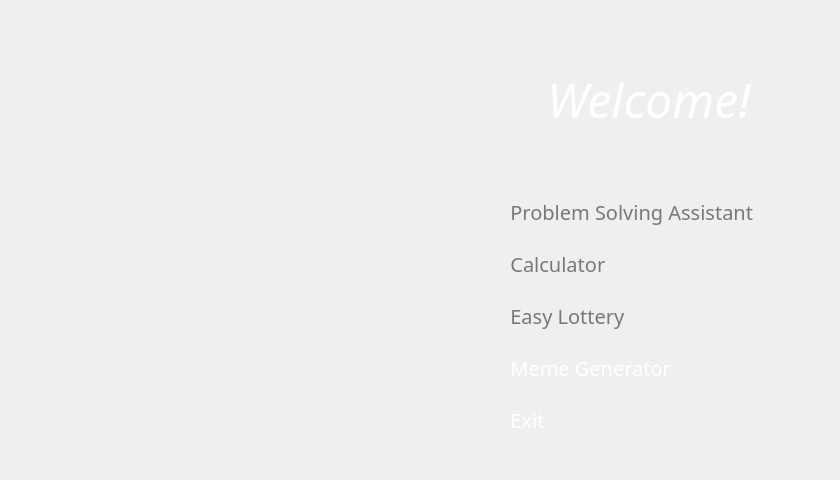
<?xml version="1.0" encoding="UTF-8"?>
<ui version="4.0">
 <class>MainMenu</class>
 <widget class="QMainWindow" name="MainMenu">
  <property name="geometry">
   <rect>
    <x>0</x>
    <y>0</y>
    <width>840</width>
    <height>480</height>
   </rect>
  </property>
  <property name="minimumSize">
   <size>
    <width>840</width>
    <height>480</height>
   </size>
  </property>
  <property name="maximumSize">
   <size>
    <width>840</width>
    <height>480</height>
   </size>
  </property>
  <property name="palette">
   <palette>
    <active>
     <colorrole role="WindowText">
      <brush brushstyle="SolidPattern">
       <color alpha="255">
        <red>255</red>
        <green>255</green>
        <blue>255</blue>
       </color>
      </brush>
     </colorrole>
    </active>
    <inactive>
     <colorrole role="WindowText">
      <brush brushstyle="SolidPattern">
       <color alpha="255">
        <red>255</red>
        <green>255</green>
        <blue>255</blue>
       </color>
      </brush>
     </colorrole>
    </inactive>
    <disabled>
     <colorrole role="WindowText">
      <brush brushstyle="SolidPattern">
       <color alpha="255">
        <red>120</red>
        <green>120</green>
        <blue>120</blue>
       </color>
      </brush>
     </colorrole>
    </disabled>
   </palette>
  </property>
  <property name="windowTitle">
   <string>MainMenu</string>
  </property>
  <property name="styleSheet">
   <string notr="true"/>
  </property>
  <widget class="QWidget" name="centralWidget">
   <property name="styleSheet">
    <string notr="true">#centralWidget
{
border-image: url(:/res/BackGround.png);
}</string>
   </property>
   <layout class="QGridLayout" name="gridLayout">
    <item row="0" column="1" rowspan="6" alignment="Qt::AlignRight">
     <widget class="QLabel" name="logo">
      <property name="sizePolicy">
       <sizepolicy hsizetype="Maximum" vsizetype="Maximum">
        <horstretch>0</horstretch>
        <verstretch>0</verstretch>
       </sizepolicy>
      </property>
      <property name="minimumSize">
       <size>
        <width>360</width>
        <height>360</height>
       </size>
      </property>
      <property name="sizeIncrement">
       <size>
        <width>0</width>
        <height>0</height>
       </size>
      </property>
      <property name="baseSize">
       <size>
        <width>0</width>
        <height>0</height>
       </size>
      </property>
      <property name="text">
       <string/>
      </property>
      <property name="pixmap">
       <pixmap resource="../resources.qrc">:/res/GUIPA.png</pixmap>
      </property>
     </widget>
    </item>
    <item row="1" column="2">
     <spacer name="horizontalSpacer_2">
      <property name="orientation">
       <enum>Qt::Horizontal</enum>
      </property>
      <property name="sizeHint" stdset="0">
       <size>
        <width>40</width>
        <height>20</height>
       </size>
      </property>
     </spacer>
    </item>
    <item row="0" column="0" rowspan="2">
     <spacer name="horizontalSpacer">
      <property name="orientation">
       <enum>Qt::Horizontal</enum>
      </property>
      <property name="sizeHint" stdset="0">
       <size>
        <width>20</width>
        <height>20</height>
       </size>
      </property>
     </spacer>
    </item>
    <item row="1" column="3">
     <layout class="QVBoxLayout" name="verticalLayout" stretch="1,2">
      <item>
       <widget class="QLabel" name="welcome">
        <property name="minimumSize">
         <size>
          <width>360</width>
          <height>100</height>
         </size>
        </property>
        <property name="palette">
         <palette>
          <active>
           <colorrole role="WindowText">
            <brush brushstyle="SolidPattern">
             <color alpha="255">
              <red>255</red>
              <green>255</green>
              <blue>255</blue>
             </color>
            </brush>
           </colorrole>
          </active>
          <inactive>
           <colorrole role="WindowText">
            <brush brushstyle="SolidPattern">
             <color alpha="255">
              <red>255</red>
              <green>255</green>
              <blue>255</blue>
             </color>
            </brush>
           </colorrole>
          </inactive>
          <disabled>
           <colorrole role="WindowText">
            <brush brushstyle="SolidPattern">
             <color alpha="255">
              <red>120</red>
              <green>120</green>
              <blue>120</blue>
             </color>
            </brush>
           </colorrole>
          </disabled>
         </palette>
        </property>
        <property name="font">
         <font>
          <family>Brush Script MT</family>
          <pointsize>36</pointsize>
          <italic>true</italic>
         </font>
        </property>
        <property name="text">
         <string>Welcome!</string>
        </property>
        <property name="alignment">
         <set>Qt::AlignCenter</set>
        </property>
       </widget>
      </item>
      <item>
       <layout class="QVBoxLayout" name="verticalLayout_2">
        <property name="spacing">
         <number>2</number>
        </property>
        <property name="leftMargin">
         <number>20</number>
        </property>
        <property name="bottomMargin">
         <number>0</number>
        </property>
        <item>
         <widget class="QPushButton" name="button_assistant">
          <property name="enabled">
           <bool>false</bool>
          </property>
          <property name="sizePolicy">
           <sizepolicy hsizetype="Maximum" vsizetype="Fixed">
            <horstretch>0</horstretch>
            <verstretch>0</verstretch>
           </sizepolicy>
          </property>
          <property name="minimumSize">
           <size>
            <width>320</width>
            <height>50</height>
           </size>
          </property>
          <property name="maximumSize">
           <size>
            <width>320</width>
            <height>50</height>
           </size>
          </property>
          <property name="palette">
           <palette>
            <active>
             <colorrole role="ButtonText">
              <brush brushstyle="SolidPattern">
               <color alpha="255">
                <red>255</red>
                <green>255</green>
                <blue>255</blue>
               </color>
              </brush>
             </colorrole>
            </active>
            <inactive>
             <colorrole role="ButtonText">
              <brush brushstyle="SolidPattern">
               <color alpha="255">
                <red>255</red>
                <green>255</green>
                <blue>255</blue>
               </color>
              </brush>
             </colorrole>
            </inactive>
            <disabled>
             <colorrole role="ButtonText">
              <brush brushstyle="SolidPattern">
               <color alpha="255">
                <red>120</red>
                <green>120</green>
                <blue>120</blue>
               </color>
              </brush>
             </colorrole>
            </disabled>
           </palette>
          </property>
          <property name="font">
           <font>
            <family>微软雅黑</family>
            <pointsize>15</pointsize>
            <weight>50</weight>
            <italic>false</italic>
            <bold>false</bold>
           </font>
          </property>
          <property name="mouseTracking">
           <bool>false</bool>
          </property>
          <property name="layoutDirection">
           <enum>Qt::LeftToRight</enum>
          </property>
          <property name="styleSheet">
           <string notr="true">padding : 0 0 0 10;
border-image: url(:/res/Botton.png);
font: 15pt &quot;微软雅黑&quot;;
text-align : left;</string>
          </property>
          <property name="text">
           <string>  Problem Solving Assistant</string>
          </property>
          <property name="icon">
           <iconset resource="../resources.qrc">
            <normaloff>:/res/ICON/Assistant.png</normaloff>:/res/ICON/Assistant.png</iconset>
          </property>
          <property name="iconSize">
           <size>
            <width>24</width>
            <height>24</height>
           </size>
          </property>
          <property name="autoDefault">
           <bool>false</bool>
          </property>
          <property name="default">
           <bool>false</bool>
          </property>
          <property name="flat">
           <bool>true</bool>
          </property>
         </widget>
        </item>
        <item>
         <widget class="QPushButton" name="button_calculator">
          <property name="enabled">
           <bool>false</bool>
          </property>
          <property name="sizePolicy">
           <sizepolicy hsizetype="Maximum" vsizetype="Fixed">
            <horstretch>0</horstretch>
            <verstretch>0</verstretch>
           </sizepolicy>
          </property>
          <property name="minimumSize">
           <size>
            <width>320</width>
            <height>50</height>
           </size>
          </property>
          <property name="maximumSize">
           <size>
            <width>320</width>
            <height>50</height>
           </size>
          </property>
          <property name="palette">
           <palette>
            <active>
             <colorrole role="ButtonText">
              <brush brushstyle="SolidPattern">
               <color alpha="255">
                <red>255</red>
                <green>255</green>
                <blue>255</blue>
               </color>
              </brush>
             </colorrole>
            </active>
            <inactive>
             <colorrole role="ButtonText">
              <brush brushstyle="SolidPattern">
               <color alpha="255">
                <red>255</red>
                <green>255</green>
                <blue>255</blue>
               </color>
              </brush>
             </colorrole>
            </inactive>
            <disabled>
             <colorrole role="ButtonText">
              <brush brushstyle="SolidPattern">
               <color alpha="255">
                <red>120</red>
                <green>120</green>
                <blue>120</blue>
               </color>
              </brush>
             </colorrole>
            </disabled>
           </palette>
          </property>
          <property name="font">
           <font>
            <family>微软雅黑</family>
            <pointsize>15</pointsize>
            <weight>50</weight>
            <italic>false</italic>
            <bold>false</bold>
           </font>
          </property>
          <property name="mouseTracking">
           <bool>false</bool>
          </property>
          <property name="layoutDirection">
           <enum>Qt::LeftToRight</enum>
          </property>
          <property name="styleSheet">
           <string notr="true">padding : 0 0 0 10;
border-image: url(:/res/Botton.png);
font: 15pt &quot;微软雅黑&quot;;
text-align : left;</string>
          </property>
          <property name="text">
           <string>  Calculator</string>
          </property>
          <property name="icon">
           <iconset resource="../resources.qrc">
            <normaloff>:/res/ICON/Calculator.png</normaloff>:/res/ICON/Calculator.png</iconset>
          </property>
          <property name="iconSize">
           <size>
            <width>24</width>
            <height>24</height>
           </size>
          </property>
          <property name="autoDefault">
           <bool>false</bool>
          </property>
          <property name="default">
           <bool>false</bool>
          </property>
          <property name="flat">
           <bool>true</bool>
          </property>
         </widget>
        </item>
        <item>
         <widget class="QPushButton" name="button_lottery">
          <property name="enabled">
           <bool>false</bool>
          </property>
          <property name="sizePolicy">
           <sizepolicy hsizetype="Maximum" vsizetype="Fixed">
            <horstretch>0</horstretch>
            <verstretch>0</verstretch>
           </sizepolicy>
          </property>
          <property name="minimumSize">
           <size>
            <width>320</width>
            <height>50</height>
           </size>
          </property>
          <property name="maximumSize">
           <size>
            <width>320</width>
            <height>50</height>
           </size>
          </property>
          <property name="palette">
           <palette>
            <active>
             <colorrole role="ButtonText">
              <brush brushstyle="SolidPattern">
               <color alpha="255">
                <red>255</red>
                <green>255</green>
                <blue>255</blue>
               </color>
              </brush>
             </colorrole>
            </active>
            <inactive>
             <colorrole role="ButtonText">
              <brush brushstyle="SolidPattern">
               <color alpha="255">
                <red>255</red>
                <green>255</green>
                <blue>255</blue>
               </color>
              </brush>
             </colorrole>
            </inactive>
            <disabled>
             <colorrole role="ButtonText">
              <brush brushstyle="SolidPattern">
               <color alpha="255">
                <red>120</red>
                <green>120</green>
                <blue>120</blue>
               </color>
              </brush>
             </colorrole>
            </disabled>
           </palette>
          </property>
          <property name="font">
           <font>
            <family>微软雅黑</family>
            <pointsize>15</pointsize>
            <weight>50</weight>
            <italic>false</italic>
            <bold>false</bold>
           </font>
          </property>
          <property name="mouseTracking">
           <bool>false</bool>
          </property>
          <property name="layoutDirection">
           <enum>Qt::LeftToRight</enum>
          </property>
          <property name="styleSheet">
           <string notr="true">padding : 0 0 0 10;
border-image: url(:/res/Botton.png);
font: 15pt &quot;微软雅黑&quot;;
text-align : left;</string>
          </property>
          <property name="text">
           <string>  Easy Lottery</string>
          </property>
          <property name="icon">
           <iconset resource="../resources.qrc">
            <normaloff>:/res/ICON/Lottery.png</normaloff>:/res/ICON/Lottery.png</iconset>
          </property>
          <property name="iconSize">
           <size>
            <width>24</width>
            <height>24</height>
           </size>
          </property>
          <property name="autoDefault">
           <bool>false</bool>
          </property>
          <property name="default">
           <bool>false</bool>
          </property>
          <property name="flat">
           <bool>true</bool>
          </property>
         </widget>
        </item>
        <item>
         <widget class="QPushButton" name="button_meme">
          <property name="sizePolicy">
           <sizepolicy hsizetype="Maximum" vsizetype="Fixed">
            <horstretch>0</horstretch>
            <verstretch>0</verstretch>
           </sizepolicy>
          </property>
          <property name="minimumSize">
           <size>
            <width>320</width>
            <height>50</height>
           </size>
          </property>
          <property name="maximumSize">
           <size>
            <width>320</width>
            <height>50</height>
           </size>
          </property>
          <property name="palette">
           <palette>
            <active>
             <colorrole role="ButtonText">
              <brush brushstyle="SolidPattern">
               <color alpha="255">
                <red>255</red>
                <green>255</green>
                <blue>255</blue>
               </color>
              </brush>
             </colorrole>
            </active>
            <inactive>
             <colorrole role="ButtonText">
              <brush brushstyle="SolidPattern">
               <color alpha="255">
                <red>255</red>
                <green>255</green>
                <blue>255</blue>
               </color>
              </brush>
             </colorrole>
            </inactive>
            <disabled>
             <colorrole role="ButtonText">
              <brush brushstyle="SolidPattern">
               <color alpha="255">
                <red>120</red>
                <green>120</green>
                <blue>120</blue>
               </color>
              </brush>
             </colorrole>
            </disabled>
           </palette>
          </property>
          <property name="font">
           <font>
            <family>微软雅黑</family>
            <pointsize>15</pointsize>
            <weight>50</weight>
            <italic>false</italic>
            <bold>false</bold>
           </font>
          </property>
          <property name="mouseTracking">
           <bool>false</bool>
          </property>
          <property name="layoutDirection">
           <enum>Qt::LeftToRight</enum>
          </property>
          <property name="styleSheet">
           <string notr="true">padding : 0 0 0 10;
border-image: url(:/res/Botton.png);
font: 15pt &quot;微软雅黑&quot;;
text-align : left;</string>
          </property>
          <property name="text">
           <string>  Meme Generator</string>
          </property>
          <property name="icon">
           <iconset resource="../resources.qrc">
            <normaloff>:/res/ICON/Meme.png</normaloff>:/res/ICON/Meme.png</iconset>
          </property>
          <property name="iconSize">
           <size>
            <width>24</width>
            <height>24</height>
           </size>
          </property>
          <property name="autoDefault">
           <bool>false</bool>
          </property>
          <property name="default">
           <bool>false</bool>
          </property>
          <property name="flat">
           <bool>true</bool>
          </property>
         </widget>
        </item>
        <item>
         <widget class="QPushButton" name="button_exit">
          <property name="sizePolicy">
           <sizepolicy hsizetype="Maximum" vsizetype="Fixed">
            <horstretch>0</horstretch>
            <verstretch>0</verstretch>
           </sizepolicy>
          </property>
          <property name="minimumSize">
           <size>
            <width>320</width>
            <height>50</height>
           </size>
          </property>
          <property name="maximumSize">
           <size>
            <width>320</width>
            <height>50</height>
           </size>
          </property>
          <property name="palette">
           <palette>
            <active>
             <colorrole role="ButtonText">
              <brush brushstyle="SolidPattern">
               <color alpha="255">
                <red>255</red>
                <green>255</green>
                <blue>255</blue>
               </color>
              </brush>
             </colorrole>
            </active>
            <inactive>
             <colorrole role="ButtonText">
              <brush brushstyle="SolidPattern">
               <color alpha="255">
                <red>255</red>
                <green>255</green>
                <blue>255</blue>
               </color>
              </brush>
             </colorrole>
            </inactive>
            <disabled>
             <colorrole role="ButtonText">
              <brush brushstyle="SolidPattern">
               <color alpha="255">
                <red>120</red>
                <green>120</green>
                <blue>120</blue>
               </color>
              </brush>
             </colorrole>
            </disabled>
           </palette>
          </property>
          <property name="font">
           <font>
            <family>微软雅黑</family>
            <pointsize>15</pointsize>
            <weight>50</weight>
            <italic>false</italic>
            <bold>false</bold>
           </font>
          </property>
          <property name="mouseTracking">
           <bool>false</bool>
          </property>
          <property name="layoutDirection">
           <enum>Qt::LeftToRight</enum>
          </property>
          <property name="styleSheet">
           <string notr="true">padding : 0 0 0 10;
border-image: url(:/res/Botton.png);
font: 15pt &quot;微软雅黑&quot;;
text-align : left;</string>
          </property>
          <property name="text">
           <string>  Exit</string>
          </property>
          <property name="icon">
           <iconset resource="../resources.qrc">
            <normaloff>:/res/ICON/Exit.png</normaloff>:/res/ICON/Exit.png</iconset>
          </property>
          <property name="iconSize">
           <size>
            <width>24</width>
            <height>24</height>
           </size>
          </property>
          <property name="autoDefault">
           <bool>false</bool>
          </property>
          <property name="default">
           <bool>false</bool>
          </property>
          <property name="flat">
           <bool>true</bool>
          </property>
         </widget>
        </item>
       </layout>
      </item>
     </layout>
    </item>
   </layout>
  </widget>
 </widget>
 <layoutdefault spacing="6" margin="11"/>
 <resources>
  <include location="../resources.qrc"/>
 </resources>
 <connections/>
</ui>
